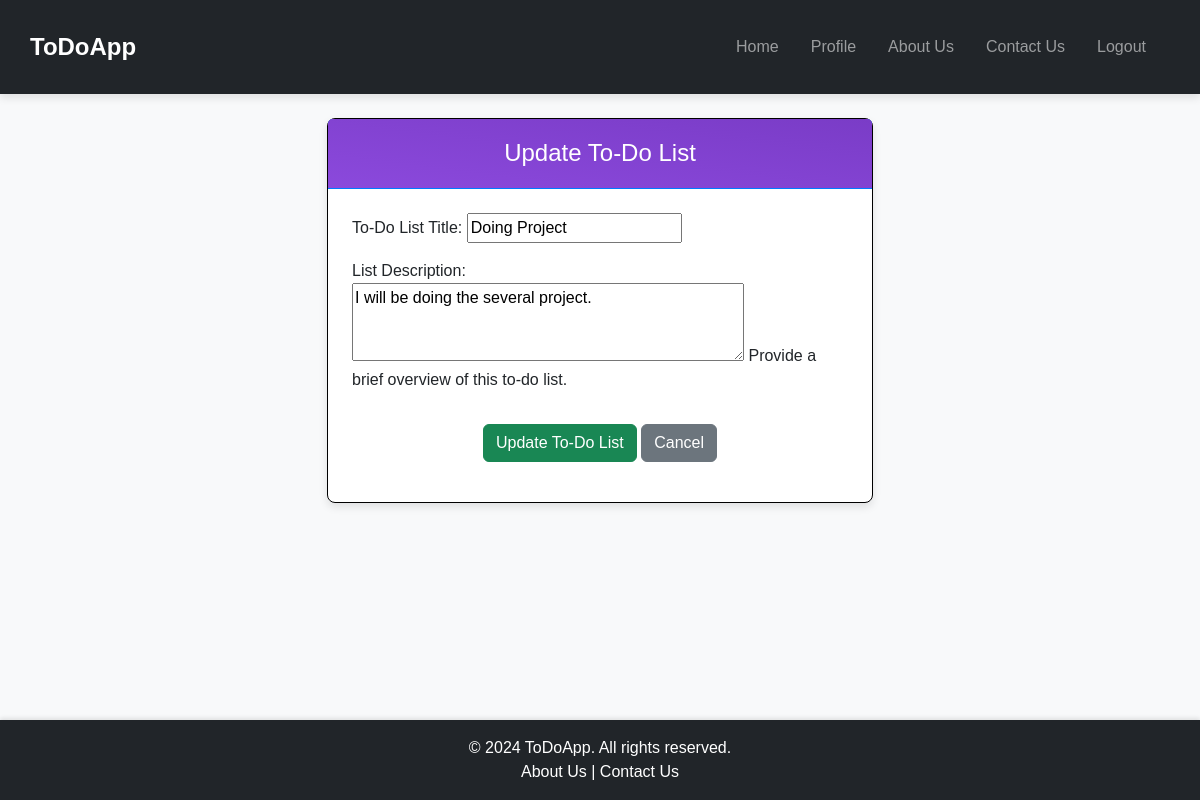
The app's page /todolist/update/3/ (signed in) with its own data.
### core/models.py (models this page shows, shortened)
class ToDoList(models.Model):
    title = models.CharField(max_length=200, blank=False, null=True, verbose_name="List Title:")
    description = models.TextField(blank=True, null=True, verbose_name="List Description")
    user = models.ForeignKey(User, on_delete=models.CASCADE, verbose_name="Owner")
    created_at = models.DateTimeField(default=timezone.now, verbose_name="Created At")

### core/views.py (the view)
# urls.py: path('todolist/update/<int:pk>/', update_todolist, name='update_todolist'), # Update To-Do List: Form for updating an existing to-do list. Restricted to the list owner.
@login_required
def update_todolist(request,pk):
    current_todolist_to_update = get_object_or_404(ToDoList,id=pk, user=request.user)
    the_updated_form = ToDoListForm(instance=current_todolist_to_update)
    if request.method == 'POST':
        the_updated_form = ToDoListForm(request.POST, instance=current_todolist_to_update)
        if the_updated_form.is_valid():
            the_updated_form.save()
            messages.success(request, 'To Do List updated successfully!')
            return redirect('view_all_todolists')
    else:
        the_updated_form = ToDoListForm(instance=current_todolist_to_update)
    context = {
        'the_form': the_updated_form,
        'todolist': current_todolist_to_update
    }
    return render(request=request, template_name='ToDoApp/update_todolist.html', context=context)

### core/forms.py
class ToDoListForm(forms.ModelForm):
    class Meta:
        model = ToDoList
        fields = ['title', 'description']
        widgets = {
            'title': forms.TextInput(attrs={'placeholder': 'Enter to-do list title..'}), # Placeholder for title.
            'description' : forms.Textarea(attrs={'rows':3, 'placeholder': 'Enter a brief description...'}),  # Placeholder and row size for description.
        }
        labels = {
                'title': "To-Do List Title",  # Custom label for title.
            }
        help_texts = {
                'description': "Provide a brief overview of this to-do list.",  # Help text for description.
            }

### templates/ToDoApp/update_todolist.html (shortened to what this page needs)
{% extends 'ToDoApp/base.html' %}
{% load static %}
{% block head %}
<link rel="stylesheet" href="{% static 'css/update_todolist.css' %}">
{% endblock %}
{% block content %}
<div class="container mt-4">
    <div class="row justify-content-center">
        <div class="col-md-8 col-lg-6">
            <div class="card border-primary">
                <div class="card-header bg-primary text-white">
                    <h3 class="card-title text-center">Update To-Do List</h3>
                </div>
                <div class="card-body">
                    <form method="post" class="form-group">
                        {{ the_form.as_p }}
                        <div class="form-group text-center">
                            <button type="submit" class="btn btn-success">Update To-Do List</button>
                            <a href="{% url 'view_all_todolists' %}" class="btn btn-secondary ml-2">Cancel</a>
                        </div>
                    </form>
                </div>
            </div>
        </div>
    </div>
</div>
{% endblock %}

### static/css/style.css (style rules this page uses)
body { font-family: 'Segoe UI', Tahoma, Geneva, Verdana, sans-serif; margin: 0; display: flex; flex-direction: column; min-height: 100vh; }

### static/css/update_todolist.css (style rules this page uses)
body { background-color: #f8f9fa; font-family: Arial, sans-serif; }
.card { border-radius: 8px; box-shadow: 0 4px 8px rgba(0, 0, 0, 0.1); border: 1px solid #000 !important; }
.card-header { background-image: linear-gradient(to right top, #8b49dc, #7a3cc7); color: #fff; text-align: center; padding: 20px; font-size: 1.5rem; font-weight: bold; border-radius: 10px 10px 0 0; border-bottom: 1px solid #007bff; }
.card-title { margin: 0; font-size: 1.5rem; font-weight: 500; }
.card-body { padding: 1.5rem; }
.form-group { margin-bottom: 1rem; }
.form-group .btn { margin-top: 1rem; }
.btn-secondary { background-color: #6c757d; border-color: #6c757d; }

### records on screen
ToDoList: title "Doing Project", description "I will be doing the several project."
